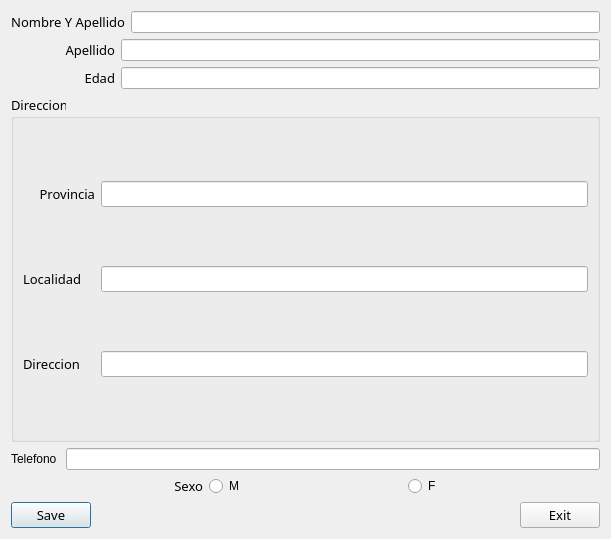
<?xml version="1.0" encoding="UTF-8"?>
<ui version="4.0">
 <class>Dialog</class>
 <widget class="QDialog" name="Dialog">
  <property name="geometry">
   <rect>
    <x>0</x>
    <y>0</y>
    <width>611</width>
    <height>539</height>
   </rect>
  </property>
  <property name="windowTitle">
   <string>Nuevo Empleado</string>
  </property>
  <property name="windowIcon">
   <iconset>
    <normaloff>../../iconos/03-icono-empleados.png</normaloff>../../iconos/03-icono-empleados.png</iconset>
  </property>
  <property name="sizeGripEnabled">
   <bool>false</bool>
  </property>
  <layout class="QGridLayout" name="gridLayout">
   <item row="0" column="0">
    <layout class="QGridLayout" name="gridLayout_2">
     <item row="0" column="0">
      <widget class="QLabel" name="lbNombre">
       <property name="minimumSize">
        <size>
         <width>104</width>
         <height>0</height>
        </size>
       </property>
       <property name="font">
        <font>
         <family>Segoe UI Light</family>
         <pointsize>10</pointsize>
        </font>
       </property>
       <property name="text">
        <string>Nombre Y Apellido</string>
       </property>
       <property name="alignment">
        <set>Qt::AlignRight|Qt::AlignTrailing|Qt::AlignVCenter</set>
       </property>
      </widget>
     </item>
     <item row="0" column="1">
      <widget class="QLineEdit" name="leNombre">
       <property name="sizePolicy">
        <sizepolicy hsizetype="Expanding" vsizetype="Fixed">
         <horstretch>0</horstretch>
         <verstretch>0</verstretch>
        </sizepolicy>
       </property>
      </widget>
     </item>
    </layout>
   </item>
   <item row="1" column="0">
    <layout class="QHBoxLayout" name="hlDialog">
     <item>
      <widget class="QLabel" name="lbApellido">
       <property name="minimumSize">
        <size>
         <width>104</width>
         <height>0</height>
        </size>
       </property>
       <property name="font">
        <font>
         <family>Segoe UI Light</family>
         <pointsize>10</pointsize>
        </font>
       </property>
       <property name="text">
        <string>Apellido</string>
       </property>
       <property name="alignment">
        <set>Qt::AlignRight|Qt::AlignTrailing|Qt::AlignVCenter</set>
       </property>
      </widget>
     </item>
     <item>
      <widget class="QLineEdit" name="leApellido">
       <property name="sizePolicy">
        <sizepolicy hsizetype="Expanding" vsizetype="Fixed">
         <horstretch>0</horstretch>
         <verstretch>0</verstretch>
        </sizepolicy>
       </property>
      </widget>
     </item>
    </layout>
   </item>
   <item row="2" column="0">
    <layout class="QHBoxLayout" name="hlDialog">
     <item>
      <widget class="QLabel" name="lbEdad">
       <property name="minimumSize">
        <size>
         <width>104</width>
         <height>0</height>
        </size>
       </property>
       <property name="font">
        <font>
         <family>Segoe UI Light</family>
         <pointsize>10</pointsize>
        </font>
       </property>
       <property name="text">
        <string>Edad</string>
       </property>
       <property name="alignment">
        <set>Qt::AlignRight|Qt::AlignTrailing|Qt::AlignVCenter</set>
       </property>
      </widget>
     </item>
     <item>
      <widget class="QLineEdit" name="leEdad">
       <property name="sizePolicy">
        <sizepolicy hsizetype="Expanding" vsizetype="Fixed">
         <horstretch>0</horstretch>
         <verstretch>0</verstretch>
        </sizepolicy>
       </property>
      </widget>
     </item>
    </layout>
   </item>
   <item row="3" column="0">
    <widget class="QGroupBox" name="groupBox">
     <property name="font">
      <font>
       <family>Segoe UI Light</family>
       <pointsize>10</pointsize>
      </font>
     </property>
     <property name="title">
      <string>Direccion</string>
     </property>
     <layout class="QGridLayout" name="gridLayout_4">
      <item row="0" column="0">
       <widget class="QLabel" name="lbDireccion_5">
        <property name="minimumSize">
         <size>
          <width>72</width>
          <height>0</height>
         </size>
        </property>
        <property name="font">
         <font>
          <family>Segoe UI Light</family>
          <pointsize>10</pointsize>
         </font>
        </property>
        <property name="text">
         <string>Provincia</string>
        </property>
        <property name="alignment">
         <set>Qt::AlignRight|Qt::AlignTrailing|Qt::AlignVCenter</set>
        </property>
       </widget>
      </item>
      <item row="0" column="1">
       <widget class="QLineEdit" name="leProvincia">
        <property name="sizePolicy">
         <sizepolicy hsizetype="Expanding" vsizetype="Fixed">
          <horstretch>0</horstretch>
          <verstretch>0</verstretch>
         </sizepolicy>
        </property>
        <property name="font">
         <font>
          <family>Segoe UI Light</family>
          <pointsize>10</pointsize>
         </font>
        </property>
       </widget>
      </item>
      <item row="1" column="0">
       <widget class="QLabel" name="label_9">
        <property name="font">
         <font>
          <family>Segoe UI Light</family>
          <pointsize>10</pointsize>
         </font>
        </property>
        <property name="text">
         <string>Localidad</string>
        </property>
       </widget>
      </item>
      <item row="1" column="1">
       <widget class="QLineEdit" name="leLocalidad">
        <property name="font">
         <font>
          <family>Segoe UI Light</family>
          <pointsize>10</pointsize>
         </font>
        </property>
       </widget>
      </item>
      <item row="2" column="0">
       <widget class="QLabel" name="label_10">
        <property name="font">
         <font>
          <family>Segoe UI Light</family>
          <pointsize>10</pointsize>
         </font>
        </property>
        <property name="text">
         <string>Direccion</string>
        </property>
       </widget>
      </item>
      <item row="2" column="1">
       <widget class="QLineEdit" name="leDireccion">
        <property name="font">
         <font>
          <family>Segoe UI Light</family>
          <pointsize>10</pointsize>
         </font>
        </property>
       </widget>
      </item>
     </layout>
    </widget>
   </item>
   <item row="4" column="0">
    <layout class="QHBoxLayout" name="horizontalLayout_2">
     <item>
      <widget class="QLabel" name="label">
       <property name="text">
        <string>Telefono </string>
       </property>
      </widget>
     </item>
     <item>
      <widget class="QLineEdit" name="lineEdit"/>
     </item>
    </layout>
   </item>
   <item row="5" column="0">
    <layout class="QHBoxLayout" name="hlDialog">
     <item>
      <widget class="QLabel" name="lbSexo">
       <property name="minimumSize">
        <size>
         <width>104</width>
         <height>0</height>
        </size>
       </property>
       <property name="font">
        <font>
         <family>Segoe UI Light</family>
         <pointsize>10</pointsize>
        </font>
       </property>
       <property name="text">
        <string>Sexo</string>
       </property>
       <property name="alignment">
        <set>Qt::AlignRight|Qt::AlignTrailing|Qt::AlignVCenter</set>
       </property>
      </widget>
     </item>
     <item>
      <widget class="QRadioButton" name="radioButton">
       <property name="text">
        <string>M</string>
       </property>
      </widget>
     </item>
     <item>
      <widget class="QRadioButton" name="radioButton_2">
       <property name="text">
        <string>F</string>
       </property>
      </widget>
     </item>
    </layout>
   </item>
   <item row="6" column="0">
    <layout class="QHBoxLayout" name="horizontalLayout">
     <item>
      <widget class="QPushButton" name="btSave">
       <property name="font">
        <font>
         <family>Segoe UI Light</family>
         <pointsize>10</pointsize>
        </font>
       </property>
       <property name="text">
        <string>Save</string>
       </property>
      </widget>
     </item>
     <item>
      <spacer name="horizontalSpacer">
       <property name="orientation">
        <enum>Qt::Horizontal</enum>
       </property>
       <property name="sizeHint" stdset="0">
        <size>
         <width>40</width>
         <height>20</height>
        </size>
       </property>
      </spacer>
     </item>
     <item>
      <widget class="QPushButton" name="btExit">
       <property name="font">
        <font>
         <family>Segoe UI Light</family>
         <pointsize>10</pointsize>
        </font>
       </property>
       <property name="text">
        <string>Exit</string>
       </property>
      </widget>
     </item>
    </layout>
   </item>
  </layout>
 </widget>
 <resources/>
 <connections>
  <connection>
   <sender>btExit</sender>
   <signal>clicked()</signal>
   <receiver>Dialog</receiver>
   <slot>close()</slot>
   <hints>
    <hint type="sourcelabel">
     <x>273</x>
     <y>201</y>
    </hint>
    <hint type="destinationlabel">
     <x>123</x>
     <y>186</y>
    </hint>
   </hints>
  </connection>
 </connections>
</ui>
